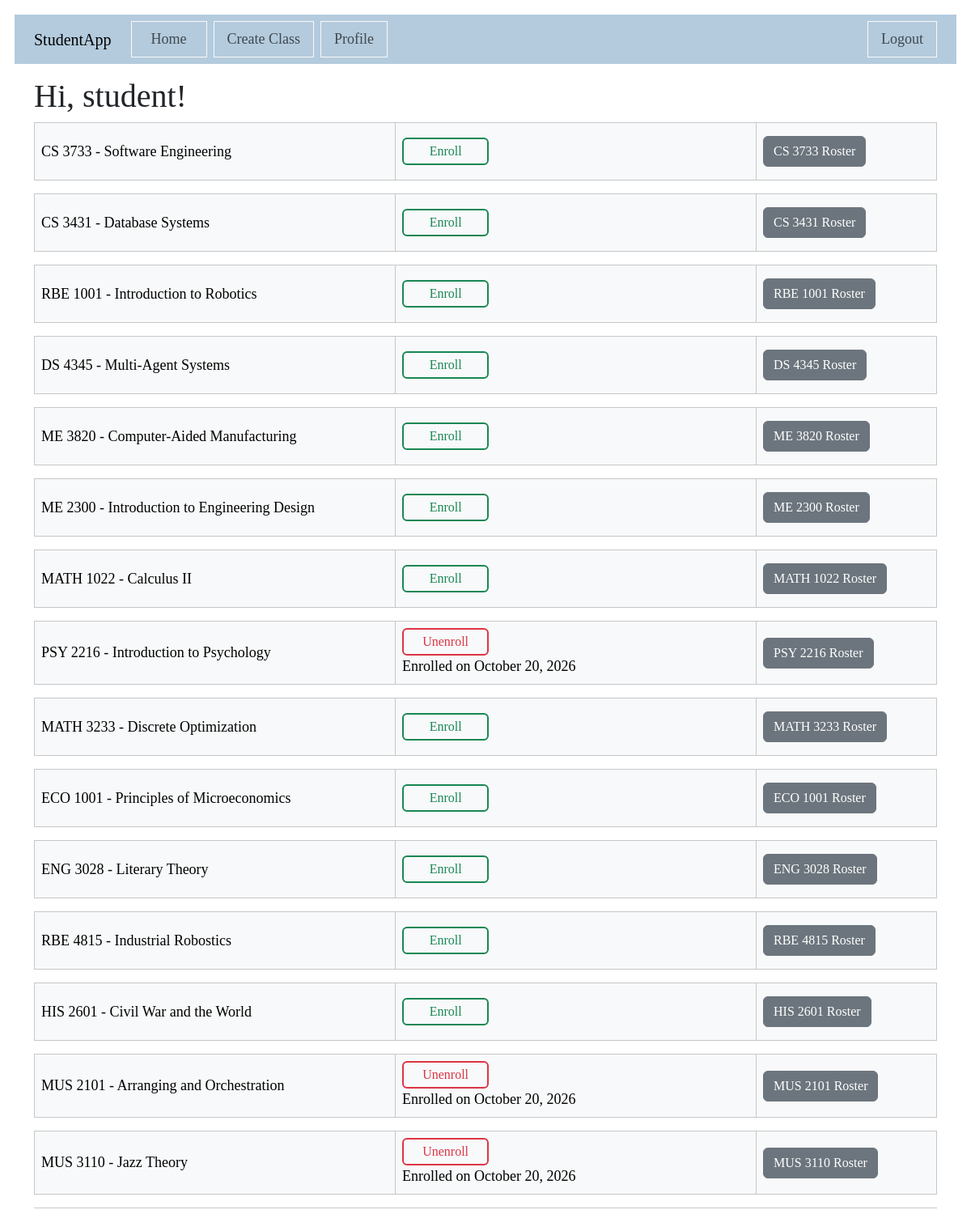
/index (signed in), run on the app's committed database.
### app/main/models.py (models this page shows, shortened)
class Course(db.Model):
    id : sqlo.Mapped[int] = sqlo.mapped_column(primary_key=True)
    majorid : sqlo.Mapped[int] = sqlo.mapped_column(sqla.ForeignKey(Major.id), index = True)
    coursenum : sqlo.Mapped[str] = sqlo.mapped_column(sqla.String(4), index = True)
    title : sqlo.Mapped[str] = sqlo.mapped_column(sqla.String(150))
    major : sqlo.Mapped[Major] = sqlo.relationship(back_populates = 'courses')
    roster : sqlo.WriteOnlyMapped['Enrolled'] = sqlo.relationship(back_populates = 'course_enrolled')
    def get_coursenum(self):
        return self.coursenum
    def get_title(self):
        return self.title
    def get_major(self):
        return self.major

class Major(db.Model):
    id : sqlo.Mapped[int] = sqlo.mapped_column(primary_key=True)
    name : sqlo.Mapped[str] = sqlo.mapped_column(sqla.String(20))
    department : sqlo.Mapped[str] = sqlo.mapped_column(sqla.String(150))
    courses : sqlo.WriteOnlyMapped['Course'] = sqlo.relationship(back_populates = 'major')
    students_in_major : sqlo.WriteOnlyMapped['Student'] = sqlo.relationship(
        secondary=students_majors_table,
        primaryjoin= (students_majors_table.c.major_id == id),
        back_populates= 'majors_of_student'
    )
    def get_name(self):
        return self.name

class Enrolled(db.Model):
    student_id: sqlo.Mapped[int] = sqlo.mapped_column(sqla.ForeignKey(Student.id), primary_key=True)
    course_id: sqlo.Mapped[int] = sqlo.mapped_column(sqla.ForeignKey(Course.id), primary_key=True)
    enroll_date: sqlo.Mapped[Optional[datetime]] = sqlo.mapped_column(default = lambda : datetime.now(timezone.utc))
    student_enrolled : sqlo.Mapped[Student] = sqlo.relationship(back_populates = 'enrollments')
    course_enrolled : sqlo.Mapped[Course] = sqlo.relationship(back_populates = 'roster')

### app/main/routes.py (the view)
@main.route('/', methods=['GET'])
@main.route('/index', methods=['GET'])
@login_required
def index():
    empty_form = EmptyForm()
    query = sqla.select(Course)
    courses = db.session.scalars(sqla.select(Course))
    Students = db.session.scalars(sqla.select(Student))
    return render_template('index.html', title="Course List", courses=courses, students=Students, form = empty_form)

### app/main/forms.py
class EmptyForm(FlaskForm):
    submit = SubmitField('Submit')

### app/main/models.py (called while the page is built)
@login.user_loader
def load_user(id):
    return db.session.get(Student, int(id))

    def get_username(self):
        return self.username

    def get_firstname(self):
        return self.firstname

    def get_lastname(self):
        return self.lastname

    def get_email(self):
        return self.email

    def get_last_seen_date(self):
        return self.last_seen

    def is_enrolled(self,new_class):
        result = db.session.scalars(self.enrollments.select().where(Enrolled.course_id == new_class.id)).first()
        return result is not None

    def get_enrollment_date(self, the_class):
        if self.is_enrolled(the_class):
            cur_enrollment = db.session.scalars(self.enrollments.select().where(Enrolled.course_id == the_class.id)).first()
            return cur_enrollment.enroll_date
        else:
            return None

### studentApp.py (called while the page is built)
@app.before_request
def before_request():
    if current_user.is_authenticated:
        current_user.last_seen = datetime.now(timezone.utc)
        db.session.add(current_user)
        db.session.commit()

@app.before_request
def initDB(*args, **kwargs):
    if app._got_first_request:
        db.create_all()

### app/main/templates/index.html
{% extends "base.html" %}
{% import 'bootstrap_wtf.html' as wtf %}
{% block content %}
    <h1>Hi, student!</h1>
    {% for course in courses %}
        {% include '_course.html' %}
    {% endfor%}
    <hr>
{% endblock %}

### app/main/templates/_course.html (shortened to what this page needs)
{% import 'bootstrap_wtf.html' as wtf %}
<table class="table table-light table-hover table-bordered border-3 align-middle">
    <tr>
            <td width = "40%"> {{course.get_major().get_name()}} {{course.get_coursenum()}} - {{course.get_title()}} </td>
            <td width = "40%">
                {% if current_user.is_enrolled(course) == False %}
               <form action="{{url_for('main.enroll', course_id = course.id)}}" method = "POST">
                    {{form.submit(value='Enroll', class='btn btn-outline-success border-2 col-3')}}
               </form>
               {% else %}
               <form action="{{url_for('main.unenroll', course_id = course.id)}}" method = "POST">
                    {{form.submit(value='Unenroll', class='btn btn-outline-danger border-2 col-3')}}
               </form>
               Enrolled on {{moment(current_user.get_enrollment_date(course)).format('LL')}}
               {% endif %}
            </td>
            <td width = "20%">
                <button class="btn btn-secondary col-15" onclick = "get_roster({{course.id}})">{{course.get_major().get_name()}} {{course.get_coursenum()}} Roster </button>
            </td>
    </tr>
</table>

### app/static/css/main.css (style rules this page uses)
body { margin: 0; padding: 1em; font-family: Tahoma; font-size : 18px; }
.btn-outline-success, .btn-outline-danger { white-space: normal; padding: 3px 0px 3px 0px; }
.btn-outline-success { margin: 10px 0px 10px 0px }

### data on the page
Course: get_major "CS", get_coursenum "3733", get_title "Software Engineering"
Course: get_major "CS", get_coursenum "3431", get_title "Database Systems"
Course: get_major "RBE", get_coursenum "1001", get_title "Introduction to Robotics"
Course: get_major "DS", get_coursenum "4345", get_title "Multi-Agent Systems"
Course: get_major "ME", get_coursenum "3820", get_title "Computer-Aided Manufacturing"
Course: get_major "ME", get_coursenum "2300", get_title "Introduction to Engineering Design"
Course: get_major "MATH", get_coursenum "1022", get_title "Calculus II"
Course: get_major "PSY", get_coursenum "2216", get_title "Introduction to Psychology"
Enrolled: enroll_date "October 20, 2026"
Course: get_major "MATH", get_coursenum "3233", get_title "Discrete Optimization"
Course: get_major "ECO", get_coursenum "1001", get_title "Principles of Microeconomics"
Course: get_major "ENG", get_coursenum "3028", get_title "Literary Theory"
Course: get_major "RBE", get_coursenum "4815", get_title "Industrial Robostics"
Course: get_major "HIS", get_coursenum "2601", get_title "Civil War and the World"
Course: get_major "MUS", get_coursenum "2101", get_title "Arranging and Orchestration"
Enrolled: enroll_date "October 20, 2026"
Course: get_major "MUS", get_coursenum "3110", get_title "Jazz Theory"
Enrolled: enroll_date "October 20, 2026"
